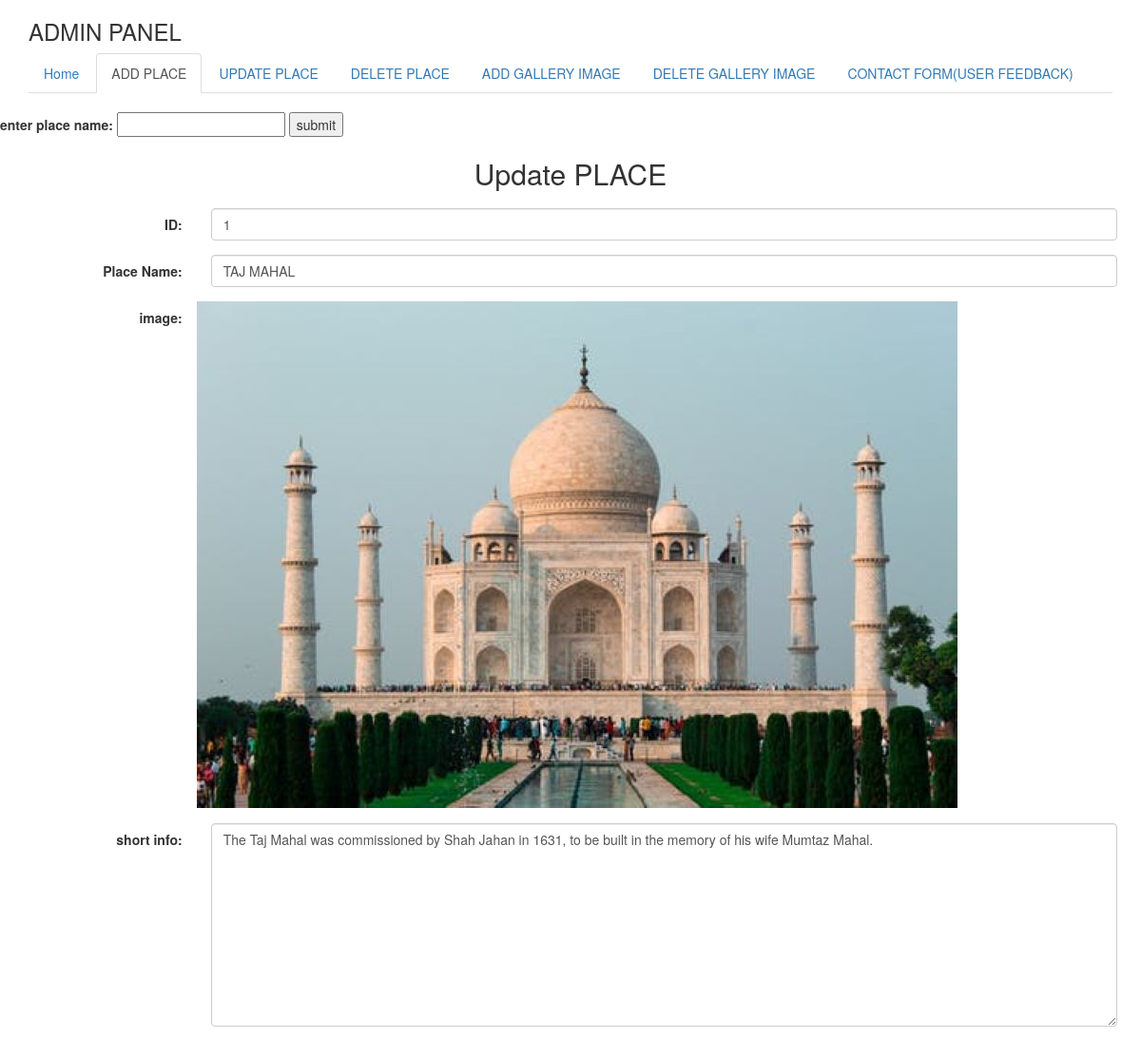
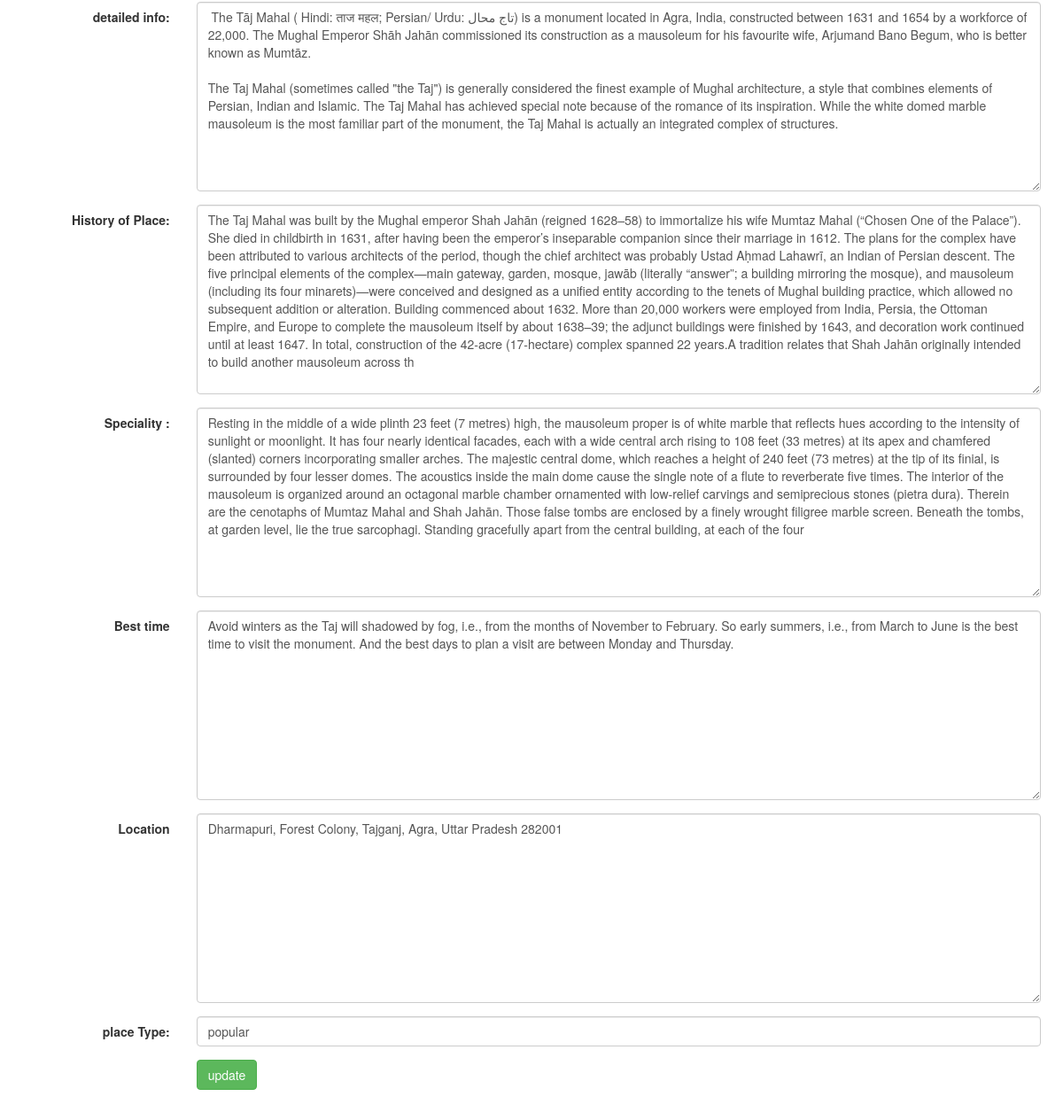
The page /ADMIN/update_place.php on the database its author committed (2 pictures, top to bottom).
### tables this page shows
CREATE TABLE `places` (
  `id` int(11) NOT NULL,
  `name` varchar(255) NOT NULL,
  `image` varchar(300) NOT NULL,
  `info` varchar(500) NOT NULL,
  `dinfo` varchar(1000) NOT NULL,
  `history` varchar(1500) NOT NULL,
  `speciality` varchar(1500) NOT NULL,
  `tbtime` varchar(300) NOT NULL,
  `location` varchar(300) NOT NULL,
  `rating` float NOT NULL,
  `type` varchar(100) NOT NULL
);

### ADMIN/update_place.php (the view, shortened to what this page needs)
<!doctype html>
<html lang="en">
<head>
    <link rel="stylesheet" href="https://maxcdn.bootstrapcdn.com/bootstrap/3.4.1/css/bootstrap.min.css">
</head>
<body>
    <div class="container">
        <h3>ADMIN PANEL</h3>
        <ul class="nav nav-tabs">
            <li><a href="admin.php">Home</a></li>
            <li class="active"><a href="addplace.php">ADD PLACE</a></li>
            <li><a href="update_place.php">UPDATE PLACE</a></li>
            <li><a href="#">DELETE PLACE</a></li>
            <li><a href="#">ADD GALLERY IMAGE</a></li>
            <li><a href="#">DELETE GALLERY IMAGE</a></li>
            <li><a href="admincontact.php">CONTACT FORM(USER FEEDBACK)</a></li>
        </ul>
        <br>
    </div>
    <div class="form" action="update_place.php" method="post">
        <label for="i1">enter place name:</label>
        <input type="text" id="i1" >
        <input type="submit" value="submit">
    </div>
    <?PHP
    $con = mysqli_connect('sql113.unaux.com', 'unaux_27475705', 'blfh5qvuc');
    mysqli_select_db($con, 'unaux_27475705_travel_guide');
    $query = "SELECT `id`, `name`, `image`, `info`, `dinfo`, `history`, `speciality`, `tbtime`, `location` ,`type` FROM `places` WHERE `id`=1  LIMIT 1 ";
    $queryfire = mysqli_query($con, $query);
    $num = mysqli_num_rows($queryfire);
    if ($num > 0) {
        while ($place = mysqli_fetch_array($queryfire)) {
    ?>
            <div class="container-fluid bg-light  ">
                <center>
                    <h2>Update PLACE</h2>
                </center>
                <form class="form-horizontal" action="place_data.php" method="POST" style="padding: 10px;">
                    <div class="form-group">
                        <label class="control-label col-sm-2" for="id">ID:</label>
                        <div class="col-sm-10">
                            <input type="text" class="form-control" id="id"  name="id" value="<?php echo $place['id']; ?>">
                        </div>
                    </div>
                    <div class="form-group">
                        <label class="control-label col-sm-2" for="name">Place Name:</label>
                        <div class="col-sm-10">
                            <input type="text" class="form-control" id="name" name="name" value="<?php echo $place['name'];?>">
                        </div>
                    </div>
                    <div class="form-group">
                        <label class="control-label col-sm-2" for="image">image:</label>
                        <img  src="..\places/<?php echo $place['image']; ?>">
                        <div class="col-sm-10">
                        </div>
                    </div>
                    <div class="form-group">
                        <label class="control-label col-sm-2" for="sinfo">short info:</label>
                        <div class="col-sm-10">
                            <textarea class="form-control" id="sinfo"  cols="30" rows="10" name="sinfo"><?php echo $place['info']; ?></textarea>
                        </div>
                    </div>
                    <div class="form-group">
                        <label class="control-label col-sm-2" for="dinfo">detailed info:</label>
                        <div class="col-sm-10">
                            <textarea class="form-control" id="dinfo"  cols="30" rows="10" name="dinfo" > <?php echo $place['dinfo']; ?></textarea>
                        </div>
                    </div>
                    <div class="form-group">
                        <label class="control-label col-sm-2" for="history">History of Place:</label>
                        <div class="col-sm-10">
                            <textarea class="form-control" id="history"  cols="30" rows="10" name="history" required><?php echo $place['history']; ?></textarea>
                        </div>
                    </div>
                    <div class="form-group">
                        <label class="control-label col-sm-2" for="spec">Speciality :</label>
                        <div class="col-sm-10">
                            <textarea class="form-control" id="spec"   cols="30" rows="10" name="speciality" required><?php echo $place['speciality']; ?></textarea>
                        </div>
                    </div>
                    <div class="form-group">
                        <label class="control-label col-sm-2" for="btime">Best time</label>
                        <div class="col-sm-10">
                            <textarea class="form-control" id="btime"  cols="30" rows="10" name="btime" ><?php echo $place['tbtime']; ?></textarea>
                        </div>
                    </div>
                    <div class="form-group">
                        <label class="control-label col-sm-2" for="location">Location</label>
                        <div class="col-sm-10">
                            <textarea class="form-control" id="location" cols="30" rows="10" name="location"  ><?php echo $place['location']; ?></textarea>
                        </div>
                    </div>
                    <div class="form-group">
                        <label class="control-label col-sm-2" for="ptype">place Type:</label>
                        <div class="col-sm-10">
                            <input type="text" class="form-control" id="ptype" name="ptype"  value="<?php echo $place['type']; ?>">
                        </div>
                    </div>
                    <div class="form-group">
                        <div class="col-sm-offset-2 col-sm-10">
                            <button type="submit" class="btn btn-success">update</button>
                        </div>
                    </div>
                </form>
        <?php
        }
    }
        ?>
            </div>
</body>
</html>

### rows shown on the page
places: id "1", name "TAJ MAHAL", image (picture), sinfo "The Taj Mahal was commissioned by Shah Jahan in 1631, to be built in the memory of his wife Mumtaz Mahal.", dinfo "The Tāj Mahal ( Hindi: ताज महल; Persian/ Urdu: تاج محال) is a monument located in Agra, India, constructed between 1631 and 1654 by a workforce of 22,000. The Mughal Emperor Shāh Jahān commissioned its construction as a mausoleum for his favourite wife, Arjumand Bano Begum, who is better known as Mumtāz. The Taj Mahal (sometimes called \"the Taj\") is generally considered the finest example of Mughal architecture, a style that combines elements of Persian, Indian and Islamic. The Taj Mahal has achieved special note because of the romance of its inspiration. While the white domed marble mausoleum is the most familiar part of the monument, the Taj Mahal is actually an integrated complex of…", history "The Taj Mahal was built by the Mughal emperor Shah Jahān (reigned 1628–58) to immortalize his wife Mumtaz Mahal (“Chosen One of the Palace”). She died in childbirth in 1631, after having been the emperor’s inseparable companion since their marriage in 1612. The plans for the complex have been attributed to various architects of the period, though the chief architect was probably Ustad Aḥmad Lahawrī, an Indian of Persian descent. The five principal elements of the complex—main gateway, garden, mosque, jawāb (literally “answer”; a building mirroring the mosque), and mausoleum (including its four minarets)—were conceived and designed as a unified entity according to the tenets of Mughal…", speciality "Resting in the middle of a wide plinth 23 feet (7 metres) high, the mausoleum proper is of white marble that reflects hues according to the intensity of sunlight or moonlight. It has four nearly identical facades, each with a wide central arch rising to 108 feet (33 metres) at its apex and chamfered (slanted) corners incorporating smaller arches. The majestic central dome, which reaches a height of 240 feet (73 metres) at the tip of its finial, is surrounded by four lesser domes. The acoustics inside the main dome cause the single note of a flute to reverberate five times. The interior of the mausoleum is organized around an octagonal marble chamber ornamented with low-relief carvings and…", btime "Avoid winters as the Taj will shadowed by fog, i.e., from the months of November to February. So early summers, i.e., from March to June is the best time to visit the monument. And the best days to plan a visit are between Monday and Thursday.", location "Dharmapuri, Forest Colony, Tajganj, Agra, Uttar Pradesh 282001", ptype "popular"
